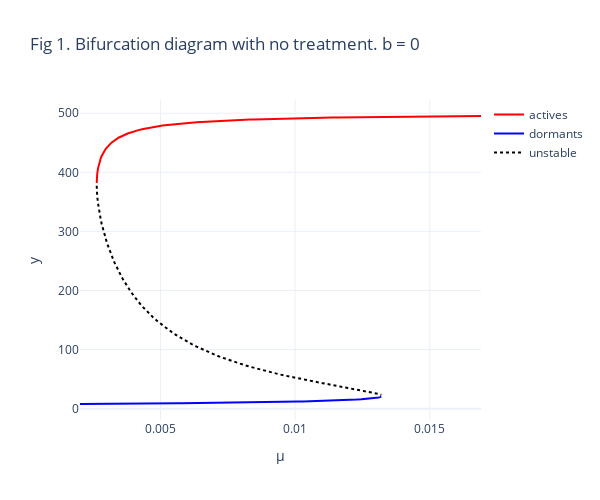

Notebook code cell kept with this figure:
### Code cell
xs=[]
ys=[]
mus_bif = []
df = pd.DataFrame(columns=['mu', 'x', 'y', 'stable'])
for cur_mu, sols in tqdm(list(filtered_solutions_by_mu.items())):
    for cur_x, cur_y in sols:
        lam1, lam2 = get_eigen_values(float(cur_x), float(cur_y), muless_params | {mu:cur_mu})
        stable = re(lam1) <0 and re(lam2)<0
        df.loc[len(df)] = [cur_mu, float(cur_x), float(cur_y), stable ]
            

df.stable = df.stable.astype(bool)
df = df[df.y!=0]

fig = go.Figure()
stables = df[df.stable]
dormants = df[df.stable & (df.y < 200)]
actives = df[df.stable & (df.y > 200)]
unstables = df[~df.stable]
# fig.add_trace(go.Scatter(x=stables.mu, y=stables.y, mode='markers', name = "y"))

fig.add_trace(go.Scatter(x=actives.mu, y=actives.y, mode='lines', name = "actives",
                        line={"color":"red"}|get_line_mode(stable=True)))

fig.add_trace(go.Scatter(x=dormants.mu, y=dormants.y, mode='lines', name = "dormants",
                        line={"color":"blue"}|get_line_mode(stable=True)))

fig.add_trace(go.Scatter(x=unstables.mu, y=unstables.y, mode='lines', name = "unstable",
                        line={"color":"black"}|get_line_mode(stable=False)))
# fig.add_trace(go.Scatter(x=df.mu, y=df.y, mode='markers', name = "y"))
fig.update_layout(title="Fig 1. Bifurcation diagram with no treatment. b = 0")
fig.update_layout(xaxis={"title": "μ"}, yaxis={"title": "y"}, template="plotly_white",autosize=False,
    width=600,
    height=500)

### Figure 1 — Plotly figure (JSON) as saved in the notebook; plotly's stock layout.template omitted (floating-point values rounded to 4 significant figures; data arrays with more than 128 entries replaced by an {"elided": "..."} marker saying what was removed)
{"data": [{"line": {"color": "red"}, "mode": "lines", "name": "actives", "type": "scatter", "x": {"elided": "148 float values"}, "y": {"elided": "148 float values"}}, {"line": {"color": "blue"}, "mode": "lines", "name": "dormants", "type": "scatter", "x": {"elided": "204 float values"}, "y": {"elided": "204 float values"}}, {"line": {"color": "black", "dash": "dot"}, "mode": "lines", "name": "unstable", "type": "scatter", "x": [0.002633, 0.002634, 0.002635, 0.002636, 0.002637, 0.002638, 0.002639, 0.00264, 0.002641, 0.002642, 0.002643, 0.002644, 0.002645, 0.002646, 0.002647, 0.002648, 0.002649, 0.00265, 0.002677, 0.002704, 0.002731, 0.002758, 0.002785, 0.002812, 0.002839, 0.002866, 0.002893, 0.00292, 0.002947, 0.002974, 0.003001, 0.003028, 0.003055, 0.003082, 0.003109, 0.003136, 0.003163, 0.00319, 0.003217, 0.003244, 0.003271, 0.003298, 0.003325, 0.003352, 0.003379, 0.003406, 0.003433, 0.00346, 0.003487, 0.003514, 0.003541, 0.003568, 0.003595, 0.003622, 0.003649, 0.003676, 0.003703, 0.00373, 0.003757, 0.003784, 0.003811, 0.003838, 0.003865, 0.003892, 0.003919, 0.003946, 0.003973, 0.004, 0.00418, 0.00436, 0.00454, 0.00472, 0.0049, 0.00508, 0.00526, 0.00544, 0.00562, 0.0058, 0.00598, 0.00616, 0.00634, 0.00652, 0.0067, 0.00688, 0.00706, 0.00724, 0.00742, 0.0076, 0.00778, 0.00796, 0.00814, 0.00832, 0.0085, 0.00868, 0.00886, 0.00904, 0.00922, 0.0094, 0.00958, 0.00976, 0.00994, 0.01012, 0.0103, 0.01048, 0.01066, 0.01084, 0.01102, 0.0112, 0.01138, 0.01156, 0.01174, 0.01192, 0.0121, 0.01228, 0.01246, 0.01264, 0.01282, 0.013, 0.01305, 0.0131, 0.01315, 0.0132], "y": [377.2, 374.6, 372.9, 371.6, 370.4, 369.4, 368.4, 367.5, 366.7, 365.9, 365.2, 364.5, 363.8, 363.1, 362.5, 361.9, 361.3, 360.7, 348.6, 339.6, 332.0, 325.3, 319.3, 313.7, 308.4, 303.5, 298.8, 294.4, 290.2, 286.1, 282.2, 278.5, 274.8, 271.3, 267.9, 264.6, 261.4, 258.3, 255.3, 252.4, 249.5, 246.7, 244.0, 241.3, 238.7, 236.2, 233.7, 231.3, 228.9, 226.6, 224.3, 222.1, 219.9, 217.7, 215.6, 213.6, 211.5, 209.5, 207.6, 205.7, 203.8, 201.9, 200.1, 198.3, 196.6, 194.8, 193.1, 191.4, 180.9, 171.4, 162.8, 154.8, 147.5, 140.8, 134.6, 128.8, 123.4, 118.4, 113.6, 109.2, 105.0, 101.0, 97.31, 93.78, 90.42, 87.23, 84.2, 81.31, 78.54, 75.9, 73.37, 70.95, 68.62, 66.38, 64.22, 62.15, 60.14, 58.2, 56.33, 54.51, 52.75, 51.04, 49.37, 47.75, 46.16, 44.61, 43.09, 41.59, 40.12, 38.66, 37.22, 35.77, 34.33, 32.86, 31.36, 29.8, 28.13, 26.22, 25.61, 24.93, 24.14, 23.07]}], "layout": {"autosize": false, "height": 500, "title": {"text": "Fig 1. Bifurcation diagram with no treatment. b = 0"}, "width": 600, "xaxis": {"autorange": true, "range": [0.002012, 0.0169], "title": {"text": "μ"}, "type": "linear"}, "yaxis": {"autorange": true, "range": [-19.23, 522.4], "title": {"text": "y"}, "type": "linear"}}}
